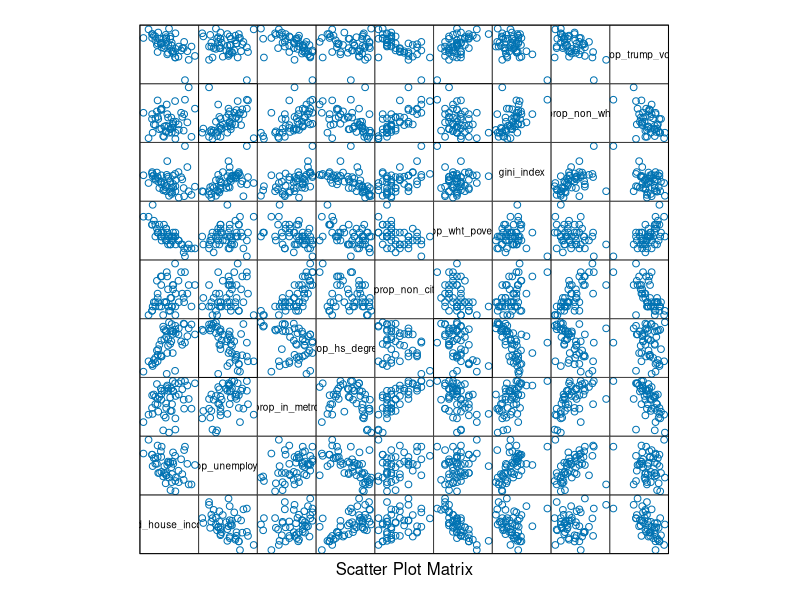
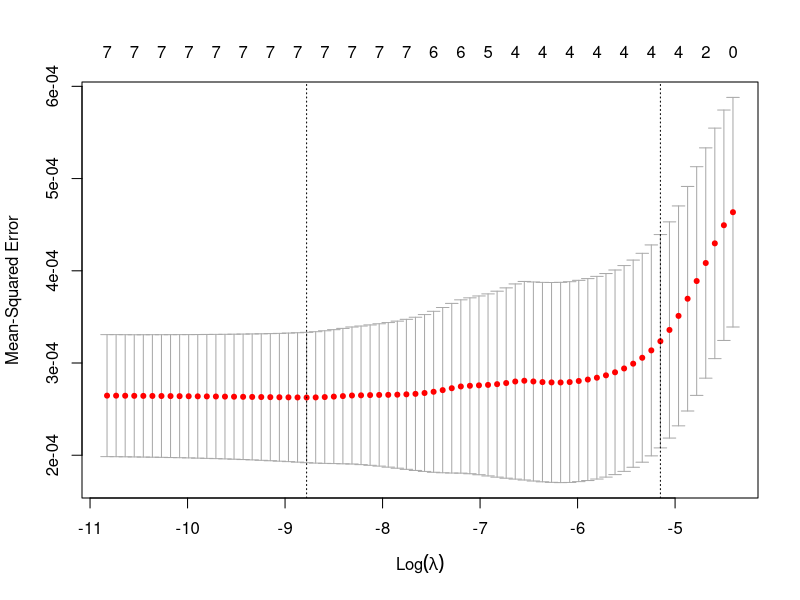
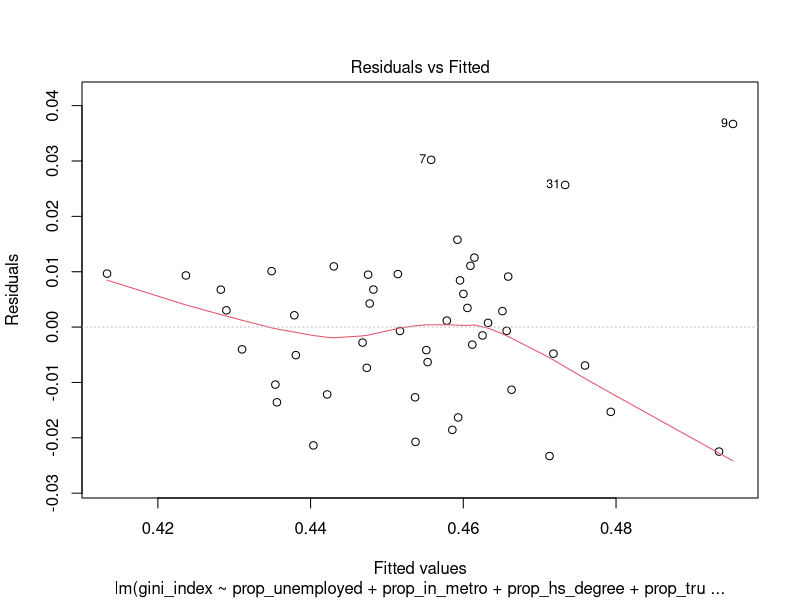
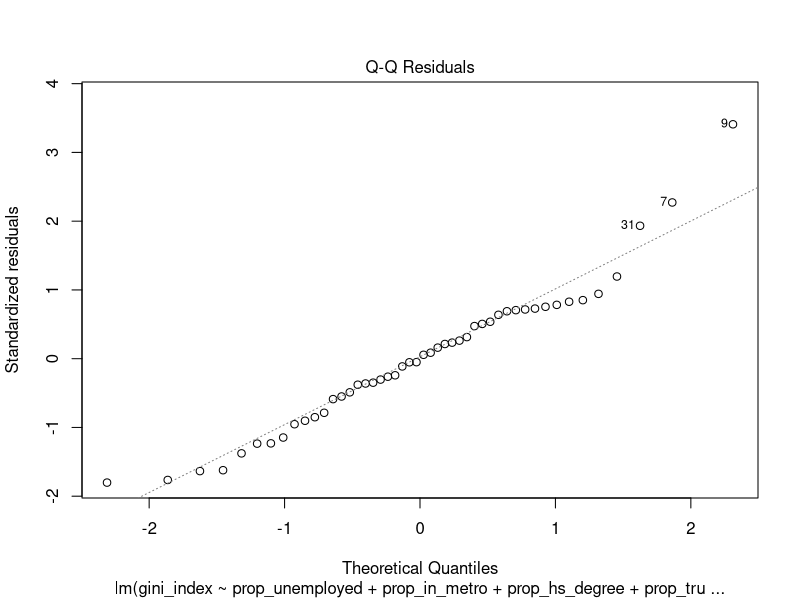
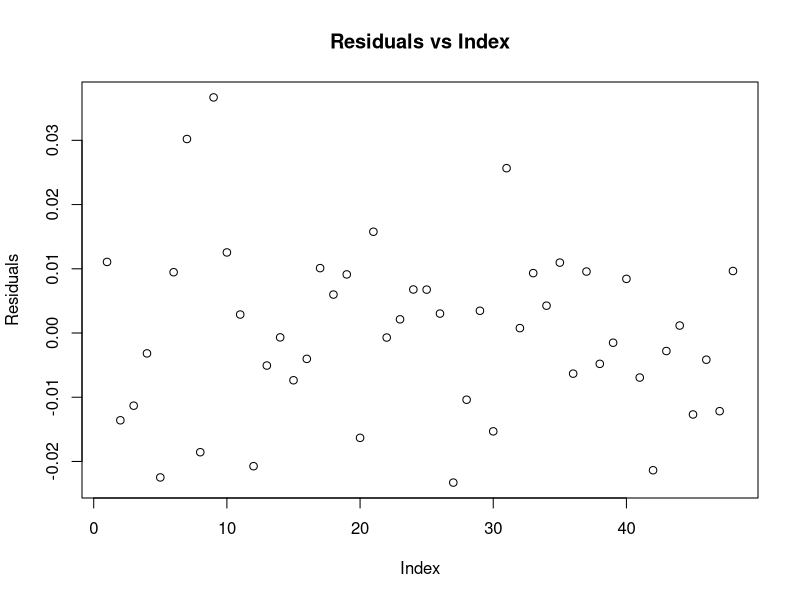
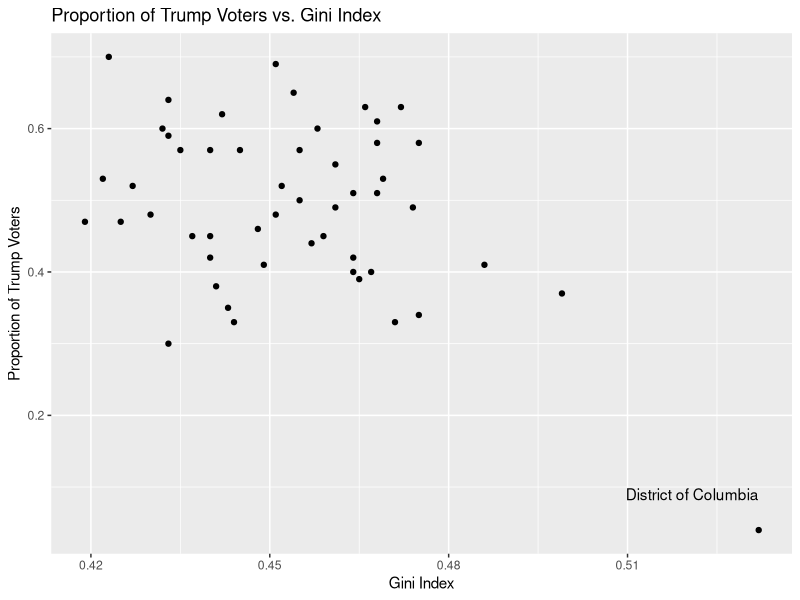
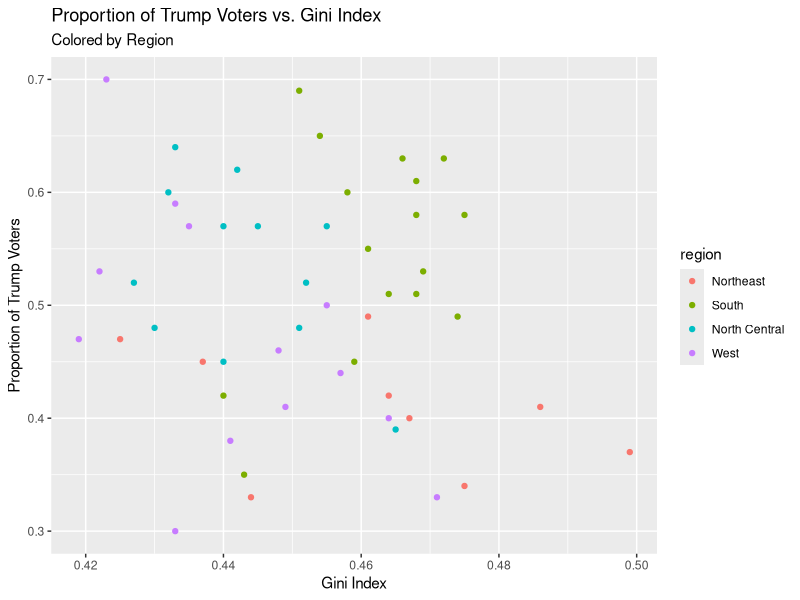
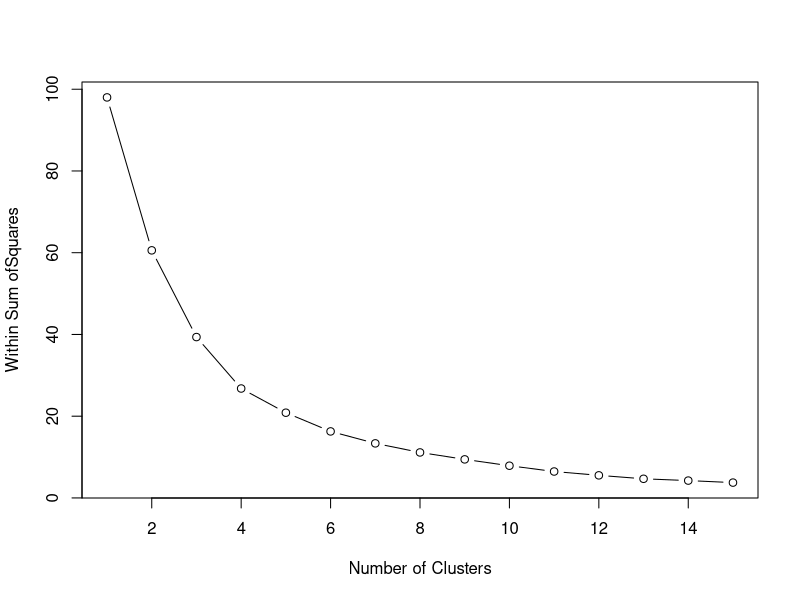

These charts were generated, in order, by the following R code:
## ---- chunk 1
library(readr)
df <- read_csv("data.csv")
names(df) <- c("state", "med_house_income", "prop_unemployed",
                 "prop_in_metro", "prop_hs_degree", "prop_non_cit",
                 "prop_wht_poverty", "gini_index", "prop_non_wht",
                 "prop_trump_vote", "splc_hate_crimes", "fbi_hate_crimes")
## ---- chunk 2
library(lattice)

splom(~df[,-c(1,11,12)], groups = NULL, data = df,
      axis.line.tck = 0,
      axis.text.alpha = 0,
      varname.cex = 0.6,
      varname.srt = 90)
## ---- chunk 3
library(glmnet)
df_complete <- df[complete.cases(df[,-c(11,12)]), -c(11,12)] # remove hate crimes data
# and only keep the complete cases
X <- model.matrix(gini_index ~ . - state, data = df_complete)[,-1]
set.seed(1)
cv_result <- cv.glmnet(x = X, y = df_complete$gini_index)
plot(cv_result)
coef(glmnet(x = X, y = df_complete$gini_index, lambda = cv_result$lambda.min))
## ---- chunk 4
model <- lm(gini_index ~ prop_unemployed + prop_in_metro + prop_hs_degree + prop_trump_vote,
            data = df_complete)
plot(model, which = c(1:2))
plot(residuals(model), ylab = "Residuals", main = "Residuals vs Index")
## ---- chunk 5
summary(model)
## ---- chunk 6
library(ggplot2)

ggplot(df, aes(gini_index, prop_trump_vote)) +
  geom_point() +
  ggtitle("Proportion of Trump Voters vs. Gini Index") +
  xlab("Gini Index") +
  ylab("Proportion of Trump Voters") +
  annotate("text", 0.532, 0.04 + 0.05, label = "District of Columbia", hjust = "inward")
  
## ---- chunk 7
df_region <- df[-9,]
df_region$region <- state.region

ggplot(data = df_region, aes(x = gini_index, y = prop_trump_vote, color = region)) +
  geom_point() + theme(legend.position = "right") + 
  ggtitle("Proportion of Trump Voters vs. Gini Index", subtitle = "Colored by Region") +
  xlab("Gini Index") +
  ylab("Proportion of Trump Voters")
## ---- chunk 8
library(plyr)
library(cluster)
library(graphics)
library(grid)
library(gridExtra)


df_scaled <- scale(df[-9, -1]) # scale the data
df_scaled <- cbind(df[-9, 1], df_scaled) # add back in the state names

wss <- numeric(15)
for (k in 1:15) wss[k] <- sum(kmeans(df_scaled[c("gini_index", "prop_trump_vote")], centers=k, nstart=25)$withinss)
plot(1:15, wss, type="b", xlab="Number of Clusters", ylab="Within Sum ofSquares")
## ---- chunk 9
set.seed(1)

km <- kmeans(df_scaled[c("gini_index", "prop_trump_vote")], 4, nstart=25)
df2 <- as.data.frame(df_scaled)
df2$cluster <- factor(km$cluster)
centers <- as.data.frame(km$centers)
centers_adj <- as.data.frame(centers$gini_index + c(-0.6, -0.6, 1, 0.5))
centers_adj$prop_trump_vote <- centers$prop_trump_vote + c(0, -0.4, 0.6, 1.2)
names(centers_adj) <- c("gini_index", "prop_trump_vote")

gg_color_hue <- function(n) { # function to get colors
  hues = seq(15, 375, length = n + 1)
  hcl(h = hues, l = 65, c = 100)[1:n]
} # from https://stackoverflow.com/questions/8197559/emulate-ggplot2-default-color-palette
colors <- gg_color_hue(4)

g2 <- ggplot(data = df2, aes(x = gini_index, y = prop_trump_vote, color = cluster )) +
  geom_point() + theme(legend.position="right") +
  geom_point(data = centers,
             aes(x = gini_index, y = prop_trump_vote, color = as.factor(c(1,2,3,4))),
             size = 10, alpha = .3, show.legend = FALSE) +
  annotate("text", centers_adj$gini_index, centers_adj$prop_trump_vote, 
           label = c("High Trump,\nLow Gini", "Low Trump,\nLow Gini", "Low Trump,\nHigh Gini", "High Trump, High Gini"),
           color = colors) +
  ggtitle("Clustering of Gini Index and Proportion of Trump Voters by State") +
  xlab("Gini Index") + ylab("Proportion of Trump Voters") +
  theme(legend.position = "none")

plot(g2)
## ---- chunk 10
clustered_states <- df2[order(df2$cluster), c("state","cluster")]
